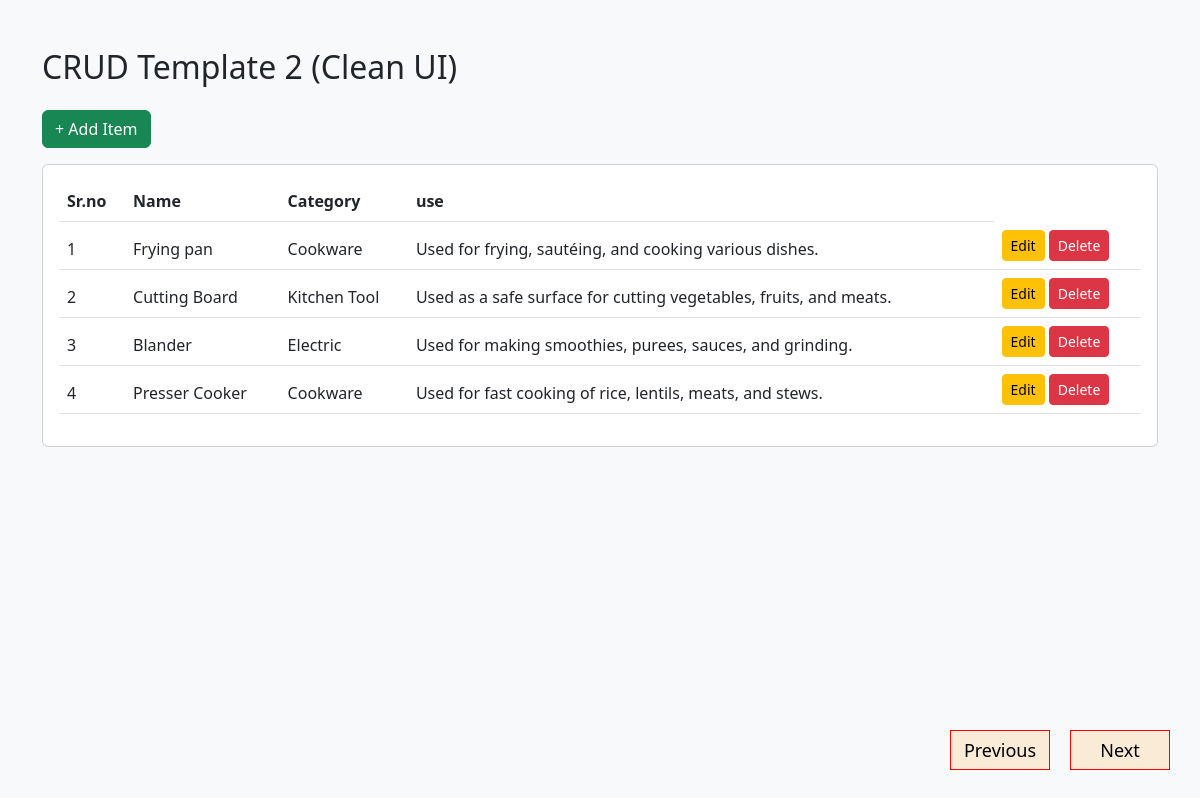
/crud_b, run on the app's committed database.
### myapp/models.py (models this page shows, shortened)
class create_crud_b_details(models.Model):
    name=models.CharField(max_length=30)
    category=models.CharField(max_length=100)
    action=models.CharField(max_length=200)

### myapp/views.py (the view)
# urls.py: path('crud_b', views.crud_b, name='crud_b'),
def crud_b(request):
    uid=create_crud_b_details.objects.all()
    context={
        'uid':uid
    }
    return render(request,'crud_b.html',context)

### myapp/templates/crud_b.html (shortened to what this page needs)
<!DOCTYPE html>
<html lang="en">
<head>
<link href="https://cdn.jsdelivr.net/npm/bootstrap@5.3.0/dist/css/bootstrap.min.css" rel="stylesheet">
</head>
<body class="bg-light">
<div class="container mt-5">
<h2 class="mb-4">CRUD Template 2 (Clean UI)</h2>
<a href="#addModal" class="btn btn-success mb-3">+ Add Item</a>
<div class="card p-3">
<table class="table">
<thead>
<tr>
<th>Sr.no</th>
<th>Name</th>
<th>Category</th>
<th>use</th>
</tr>
    {% for i in uid %}
<tr>
<td>{{forloop.counter}}</td>
<td>{{i.name}}</td>
<td>{{i.category}}</td>
<td>{{i.action}}</td>
<td>
    <a href="#edit_b_Modal-{{i.id}}" class="btn btn-warning btn-sm">Edit</a>
    <a href="#delete_b_Modal-{{i.id}}" class="btn btn-danger btn-sm">Delete</a>
</td>
</tr>
{% endfor %}
</thead>
</table>
</div>
</div>
<form action="{% url 'crud_a' %}">
<button type="submit" class="footer_btnprevious">Previous</button>
</form>
<form action="{% url 'crud_c' %}">
<button type="submit" class="footer_btnnext">Next</button>
</form>
</body>
</html>

### myapp/templates/crud_b.html (style rules this page uses)
.footer_btnnext { border: 1px red solid; background-color: antiquewhite; font-size: 18px; height: 40px; width: 100px; position: fixed; bottom: 30px; right: 30px; }
.footer_btnprevious { border: 1px red solid; background-color: antiquewhite; font-size: 18px; height: 40px; width: 100px; position: fixed; bottom: 30px; right: 150px; }

### data on the page
create_crud_b_details: name "Frying pan", category "Cookware", action "Used for frying, sautéing, and cooking various dishes."
create_crud_b_details: name "Cutting Board", category "Kitchen Tool", action "Used as a safe surface for cutting vegetables, fruits, and meats."
create_crud_b_details: name "Blander", category "Electric", action "Used for making smoothies, purees, sauces, and grinding."
create_crud_b_details: name "Presser Cooker", category "Cookware", action "Used for fast cooking of rice, lentils, meats, and stews."
